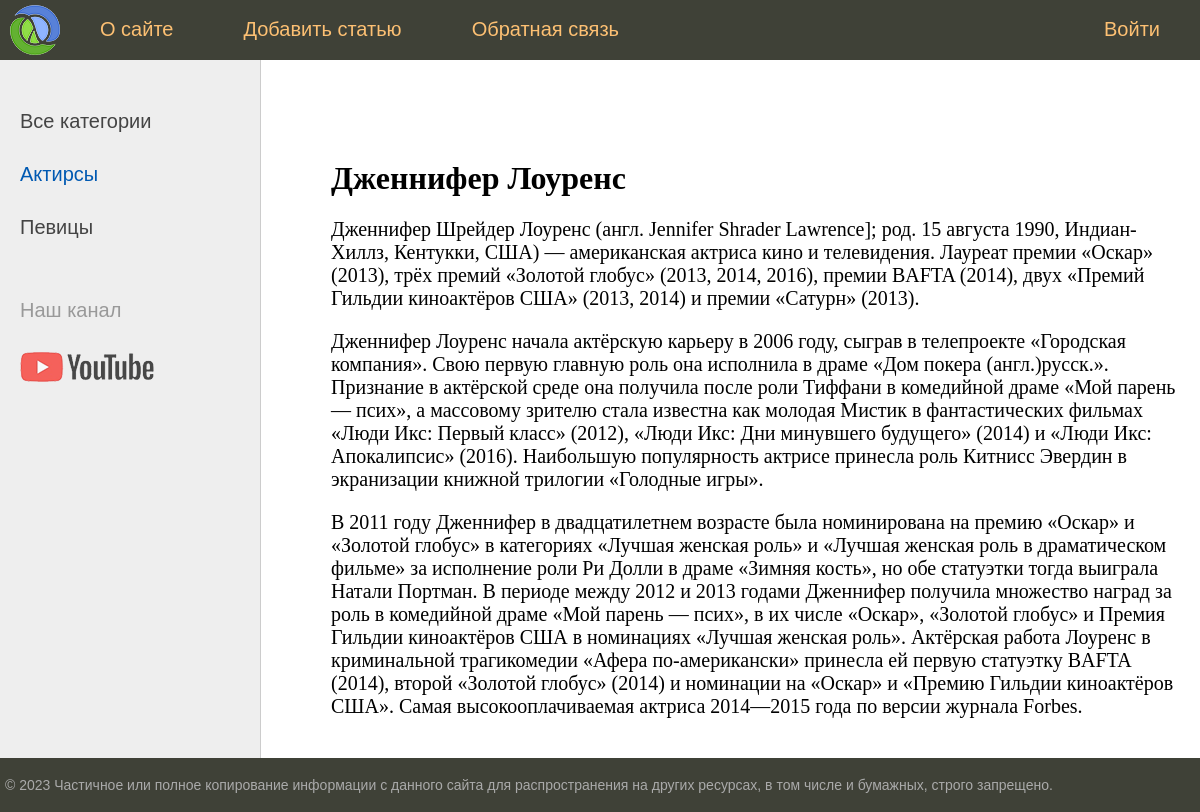
/post/dzhennifer-lourens, run on the app's committed database.
### women/models.py (models this page shows, shortened)
class Category(models.Model):
    name = models.CharField(max_length=100, db_index=True)
    slug = models.SlugField(max_length=255, unique=True, db_index=True)
    def get_absolute_url(self):
        return reverse('category', kwargs={'category_slug': self.slug})

class Women(models.Model):
    class Status(models.IntegerChoices):
        DRAFT = 0, 'Черновик'
        PUBLISHED = 1, 'Опубликовано'
    title = models.CharField(max_length=255)
    slug = models.SlugField(max_length=255, unique=True, db_index=True)
    content = models.TextField(blank=True)
    time_create = models.DateTimeField(auto_now_add=True)
    time_update = models.DateTimeField(auto_now=True)
    is_published = models.BooleanField(choices=Status.choices, default=Status.DRAFT)
    category = models.ForeignKey('Category', on_delete=models.PROTECT, related_name='posts')
    objects = models.Manager()
    published = PublisherManager()
    class Meta:
        ordering = ['-time_create']
        indexes = [
            models.Index(fields=['-time_create'])
        ]

### women/views.py (the view)
# urls.py: path('post/<slug:post_slug>', views.show_post, name="post"),
def show_post(request, post_slug):
    post = get_object_or_404(Women, slug=post_slug)
    data = {
        'title': post.title,
        'menu': menu,
        'post': post,
        'category_selected': 1,
    }
    return render(request, 'women/post.html', data)

### women/templatetags/women_tags.py (called while the page is built)
@register.inclusion_tag('women/list_categories.html')
def show_categories(category_selected=0):
    cats = Category.objects.all()
    return {'cats': cats, 'category_selected': category_selected}

### women/templates/women/post.html (shortened to what this page needs)
{%  extends 'base.html' %}
{% block content %}
    <h1>{{ post.title }}</h1>
    {{ post.content|linebreaks }}
{% endblock content %}

### women/templates/women/list_categories.html
{% for cat in cats %}
		{% if cat.id == category_selected %}
			<li class="selected">{{ cat.name }}</li>
		{% else %}
			<li><a href="{{ cat.get_absolute_url }}">{{ cat.name }}</a></li>
		{% endif %}
{% endfor %}

### women/static/women/css/styles.css (style rules this page uses)
html, body { font-family: 'Arial'; margin: 0; padding: 0; height: 100%; width: 100%; color: #444; }
a { color: #0059b2; text-decoration: none; }
.left-chapters ul li { margin: 30px 0 0 0; color: #999; }
.left-chapters ul li.selected { color: #0059b2; }
.left-chapters ul li a { color: #444; text-decoration: none; }
.content-text h1 { font-size: 32px; }

### data on the page
Category: name "Актирсы"
Category: name "Певицы"
Women: title "Дженнифер Лоуренс", content "Дженнифер Шрейдер Лоуренс (англ. Jennifer Shrader Lawrence]; род. 15 августа 1990, Индиан-Хиллз, Кентукки, США) — американская актриса кино и телевидения. Лауреат премии «Оскар» (2013), трёх премий «Золотой глобус» (2013, 2014, 2016), премии BAFTA (2014), двух «Премий Гильдии киноактёров США» (2013, 2014) и премии «Сатурн» (2013). Дженнифер Лоуренс начала актёрскую карьеру в 2006 году, сыграв в телепроекте «Городская компания». Свою первую главную роль она исполнила в драме «Дом покера (англ.)русск.». Признание в актёрской среде она получила после роли Тиффани в комедийной драме «Мой парень — псих», а массовому зрителю стала известна как молодая Мистик в фантастических фильмах «Люди Икс:…"

### other printed values
{{ m.title }} "О сайте" "Добавить статью" "Обратная связь" "Войти"
